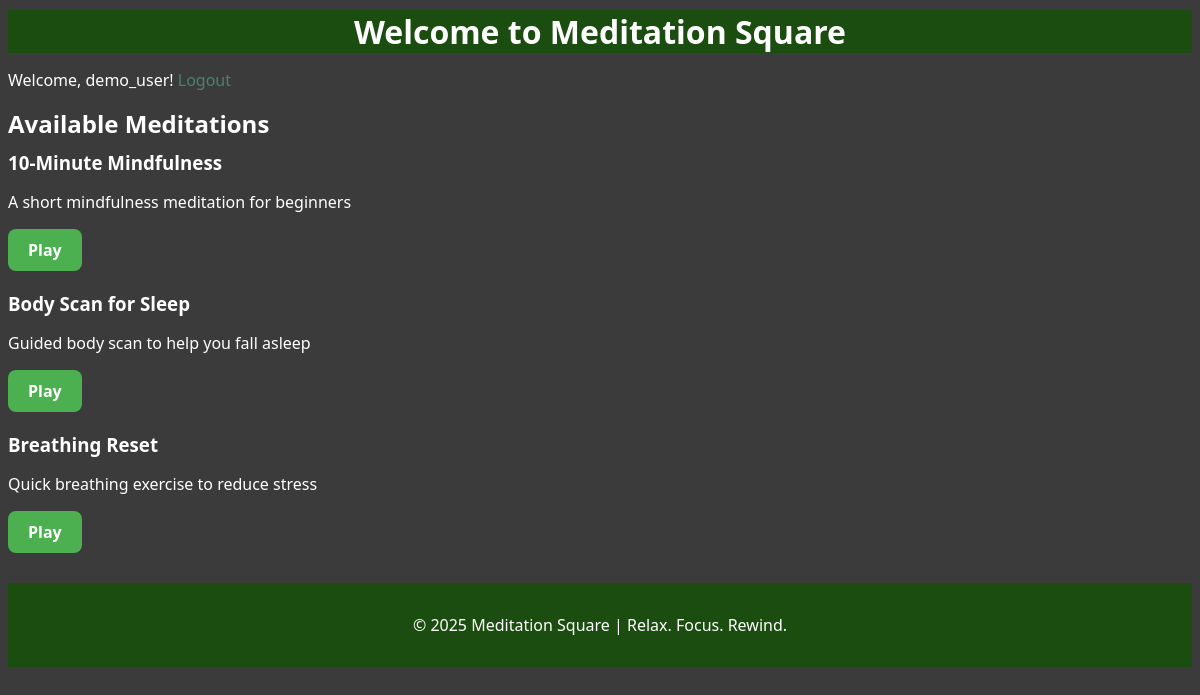
/index.php (signed in), run on the app's committed database.
### tables this page shows
CREATE TABLE `meditations` (
  `meditation_id` int(11) NOT NULL,
  `title` varchar(255) NOT NULL,
  `description` text DEFAULT NULL,
  `instructor` varchar(100) DEFAULT NULL,
  `category_id` int(11) DEFAULT NULL,
  `duration_seconds` int(11) DEFAULT NULL,
  `media_url` varchar(500) DEFAULT NULL,
  `is_active` tinyint(1) DEFAULT 1,
  `created_at` timestamp NOT NULL DEFAULT current_timestamp()
);

### index.php (the view, shortened to what this page needs)
<?php
include('db_connect.php');
$sql = "SELECT * FROM meditations";
$result = mysqli_query($conn, $sql);
?>
<!DOCTYPE html>
<html>
<head>
  <link rel="stylesheet" href="assets/style.css">
</head>
<body>
<h1>Welcome to Meditation Square</h1>
<?php
if (isset($_SESSION['username'])) {
  echo "<p>Welcome, " . $_SESSION['username'] . "! <a href='logout.php'>Logout</a></p>";
} else {
  echo "<a href='login.php'>Login</a> | <a href='register.php'>Register</a>";
}
?>
<h2>Available Meditations</h2>
<?php
if (mysqli_num_rows($result) > 0) {
  while ($row = mysqli_fetch_assoc($result)) {
    echo "<div style='margin-bottom:20px;'>";
    echo "<h3>" . $row['title'] . "</h3>";
    echo "<p>" . $row['description'] . "</p>";
    echo "<a href='play.php?id=" . $row['meditation_id'] . "' class='play-btn'>Play</a>";
    echo "</div>";
  }
} else {
  echo "No meditations found.";
}
?>
<footer>
    <p>© 2025 Meditation Square | Relax. Focus. Rewind.</p>
  </footer>
</body>
</html>

### assets/style.css (style rules this page uses)
body { font-family: 'Segoe UI', Tahoma, Geneva, Verdana, sans-serif; background-color: #3B3B3B; color: #FFFFFF; margin: 10; padding: 0; }
h1 { background-color: #1C4D10; text-align: center; }
h1, h2, h3 { margin: 10px 0; }
.play-btn { display: inline-block; background-color: #4CAF50; color: white; padding: 10px 20px; text-decoration: none; border-radius: 8px; font-weight: bold; transition: background-color 0.3s; }
a { color: #4b8073; text-decoration: none; }
footer { text-align: center; padding: 15px; background-color: #1C4D10; margin-top: 30px; color: #FFFFFF; }

### data on the page
meditations: title "10-Minute Mindfulness", description "A short mindfulness meditation for beginners"
meditations: title "Body Scan for Sleep", description "Guided body scan to help you fall asleep"
meditations: title "Breathing Reset", description "Quick breathing exercise to reduce stress"

### other printed values
$_SESSION['username'] "demo_user"
